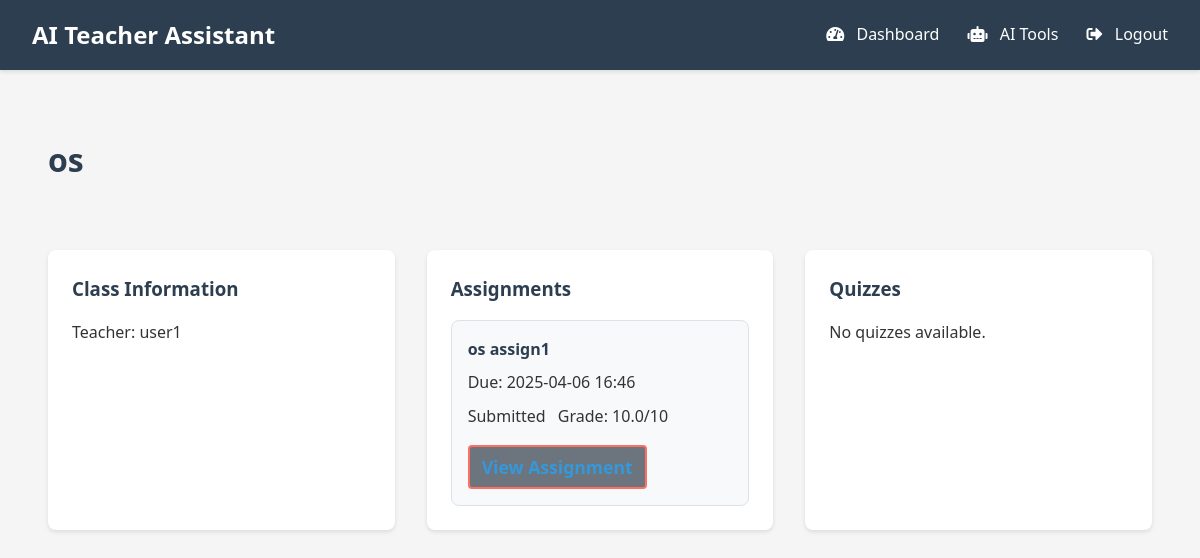
Screenshot of /student/class/2 (signed in) with the database file from the repository.
### models.py (models this page shows, shortened)
class Class(db.Model):
    id = db.Column(db.Integer, primary_key=True)
    name = db.Column(db.String(100), nullable=False)
    description = db.Column(db.Text)
    join_code = db.Column(db.String(6), unique=True, nullable=False)
    teacher_id = db.Column(db.Integer, db.ForeignKey('user.id'), nullable=False)
    assignments = db.relationship('Assignment', backref='class_obj', lazy=True)
    quizzes = db.relationship('Quiz', backref='class', lazy=True)

class User(db.Model, UserMixin):
    id = db.Column(db.Integer, primary_key=True)
    username = db.Column(db.String(100), unique=True, nullable=False)
    email = db.Column(db.String(100), unique=True, nullable=False)
    password_hash = db.Column(db.String(100), nullable=False)
    name = db.Column(db.String(100), nullable=False)
    role = db.Column(db.String(20), nullable=False)  # 'student', 'teacher', or 'admin'
    enrolled_classes = db.relationship('Class', secondary=enrollments, backref=db.backref('students', lazy='dynamic'), lazy='dynamic')
    submissions = db.relationship('Submission', backref='student', lazy=True)
    quiz_attempts = db.relationship('QuizAttempt', backref='student', lazy=True)
    classes_teaching = db.relationship('Class', backref='teacher', lazy=True)
    def is_teacher(self):
        return self.role == 'teacher'
    def is_student(self):
        return self.role == 'student'

class Assignment(db.Model):
    id = db.Column(db.Integer, primary_key=True)
    title = db.Column(db.String(100), nullable=False)
    description = db.Column(db.Text, nullable=False)
    due_date = db.Column(db.DateTime, nullable=False)
    max_points = db.Column(db.Integer, nullable=False)
    class_id = db.Column(db.Integer, db.ForeignKey('class.id'), nullable=False)
    submissions = db.relationship('Submission', back_populates='assignment', lazy=True)

class Submission(db.Model):
    id = db.Column(db.Integer, primary_key=True)
    submission_text = db.Column(db.Text, nullable=False)
    submitted_at = db.Column(db.DateTime, default=datetime.utcnow, nullable=False)
    grade = db.Column(db.Float)
    feedback = db.Column(db.Text)
    weak_topics = db.Column(db.Text)  # Comma-separated list of weak topics
    assignment_id = db.Column(db.Integer, db.ForeignKey('assignment.id'), nullable=False)
    student_id = db.Column(db.Integer, db.ForeignKey('user.id'), nullable=False)
    assignment = db.relationship('Assignment', back_populates='submissions')

### routes/student.py (the view)
@student.route('/class/<int:class_id>')
@login_required
@student_required
def class_view(class_id):
    class_obj = Class.query.get_or_404(class_id)
    if class_obj not in current_user.enrolled_classes:
        abort(403)  # Forbidden
    return render_template('student/class_view.html',
                         class_obj=class_obj,
                         datetime=datetime)

### app.py (called while the page is built)
def create_app():
    app = Flask(__name__)
    app.config.from_object(Config)
    db.init_app(app)
    migrate = Migrate(app, db)
    login_manager = LoginManager()
    login_manager.login_view = 'auth.login'
    login_manager.init_app(app)
    @login_manager.user_loader
    def load_user(user_id):
        return User.query.get(int(user_id))
    app.register_blueprint(main)
    app.register_blueprint(auth)
    app.register_blueprint(teacher)
    app.register_blueprint(student)
    app.register_blueprint(ai)
    return app

### routes/student.py (called while the page is built)
def student_required(f):
    @wraps(f)
    def decorated_function(*args, **kwargs):
        if not current_user.is_student():
            return "Access denied", 403
        return f(*args, **kwargs)
    return decorated_function

### templates/student/class_view.html (shortened to what this page needs)
{% extends "base.html" %}
{% block content %}
<div class="dashboard">
    <div class="dashboard-header">
        <h1>{{ class_obj.name }}</h1>
    </div>
    <div class="dashboard-content">
        <div class="dashboard-card">
            <h3>Class Information</h3>
            <p>Teacher: {{ class_obj.teacher.username }}</p>
        </div>
        <div class="dashboard-card">
            <h3>Assignments</h3>
            {% if class_obj.assignments %}
                <div class="assignment-list">
                    {% for assignment in class_obj.assignments %}
                        <div class="assignment-item">
                            <h4>{{ assignment.title }}</h4>
                            <p>Due: {{ assignment.due_date.strftime('%Y-%m-%d %H:%M') }}</p>
                            {% set submission = assignment.submissions|selectattr('student_id', 'equalto', current_user.id)|first %}
                            <div class="status-badges">
                                {% if submission %}
                                    <span class="badge bg-success">Submitted</span>
                                    {% if submission.grade is not none %}
                                        <span class="badge bg-info">Grade: {{ submission.grade }}/{{ assignment.max_points }}</span>
                                    {% else %}
                                        <span class="badge bg-warning">Not Graded</span>
                                    {% endif %}
                                {% else %}
                                    {% if datetime.utcnow() > assignment.due_date %}
                                        <span class="badge bg-danger">Past Due</span>
                                    {% else %}
                                        <span class="badge bg-warning">Not Submitted</span>
                                    {% endif %}
                                {% endif %}
                            </div>
                            <div class="assignment-actions">
                                <a href="{{ url_for('student.view_assignment', assignment_id=assignment.id) }}"
                                   class="btn-secondary">View Assignment</a>
                            </div>
                        </div>
                    {% endfor %}
                </div>
            {% else %}
                <p>No assignments available.</p>
            {% endif %}
        </div>
        <div class="dashboard-card">
            <h3>Quizzes</h3>
            {% if class_obj.quizzes %}
                <div class="quiz-list">
                    {% for quiz in class_obj.quizzes %}
                        <div class="quiz-item">
                            <h4>{{ quiz.title }}</h4>
                            <p>Due: {{ quiz.due_date.strftime('%Y-%m-%d %H:%M') }}</p>
                            {% if quiz.time_limit %}
                                <p>Time Limit: {{ quiz.time_limit }} minutes</p>
                            {% endif %}
                            {% set attempts = quiz.attempts|selectattr('student_id', 'equalto', current_user.id)|list %}
                            <div class="status-badges">
                                {% if attempts %}
                                    <span class="badge bg-primary">Attempts: {{ attempts|length }}</span>
                                    {% set best_score = attempts|map(attribute='score')|reject('none')|max|default(none) %}
                                    {% if best_score is not none %}
                                        <span class="badge bg-info">Best Score: {{ best_score }}</span>
                                    {% endif %}
                                {% else %}
                                    {% if datetime.utcnow() > quiz.due_date %}
                                        <span class="badge bg-danger">Past Due</span>
                                    {% else %}
                                        <span class="badge bg-warning">Not Attempted</span>
                                    {% endif %}
                                {% endif %}
                            </div>
                            <div class="quiz-actions">
                                <a href="{{ url_for('student.view_quiz', quiz_id=quiz.id) }}"
                                   class="btn-secondary">View Quiz</a>
                            </div>
                        </div>
                    {% endfor %}
                </div>
            {% else %}
                <p>No quizzes available.</p>
            {% endif %}
        </div>
    </div>
</div>
{% endblock %}

### static/css/style.css (style rules this page uses)
* { margin: 0; padding: 0; box-sizing: border-box; }
body { font-family: "Segoe UI", Tahoma, Geneva, Verdana, sans-serif; line-height: 1.6; background-color: #f5f5f5; color: #333; }
.btn-primary, .btn-secondary { display: inline-block; padding: 0.8rem 1.5rem; border-radius: 6px; text-decoration: none; font-size: 1.1rem; font-weight: bold; transition: all 0.3s ease-in-out; text-align: center; min-width: 150px; }
.btn-secondary { background-color: white; color: #ff6f61; border: 2px solid #ff6f61; }
.dashboard { padding: 2rem; }
.dashboard h1 { color: #2c3e50; margin-bottom: 2rem; }
.dashboard-content { display: grid; grid-template-columns: repeat(auto-fit, minmax(300px, 1fr)); gap: 2rem; }
.dashboard-card { background-color: white; padding: 1.5rem; border-radius: 8px; box-shadow: 0 2px 10px rgba(0, 0, 0, 0.1); transition: transform 0.3s ease-in-out; }
.dashboard-card h3 { color: #2c3e50; margin-bottom: 1rem; }
.dashboard-card a { color: #3498db; text-decoration: none; }

### templates/student/class_view.html (style rules this page uses)
.dashboard-header { display: flex; justify-content: space-between; align-items: center; margin-bottom: 2rem; }
.dashboard-content { display: grid; gap: 2rem; }
.dashboard-card { background-color: white; border-radius: 8px; padding: 1.5rem; box-shadow: 0 2px 4px rgba(0,0,0,0.1); }
.assignment-list, .quiz-list { display: grid; gap: 1rem; }
.assignment-item, .quiz-item { background-color: #f8f9fa; border-radius: 8px; padding: 1rem; border: 1px solid #dee2e6; }
.assignment-item h4, .quiz-item h4 { color: #2c3e50; margin-bottom: 0.5rem; }
.status-badges { margin: 0.5rem 0; }
.assignment-actions, .quiz-actions { margin-top: 1rem; }
.badge { margin-right: 0.5rem; }
.btn-secondary { display: inline-block; padding: 0.375rem 0.75rem; background-color: #6c757d; color: white; text-decoration: none; border-radius: 0.25rem; transition: background-color 0.2s; }

### rows the page displays
Class: name "os"
User: teacher.username "user1"
Assignment: title "os assign1", due_date "2025-04-06 16:46", max_points "10"
Submission: grade "10.0"
